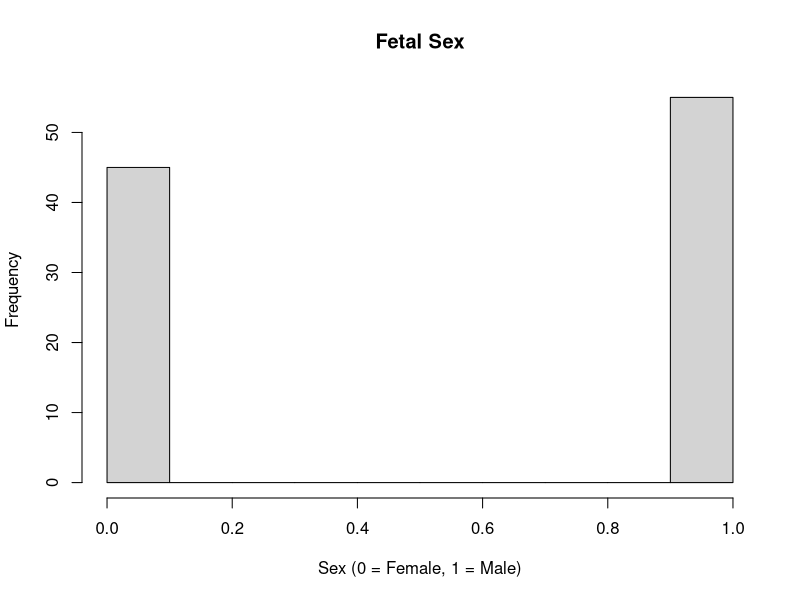
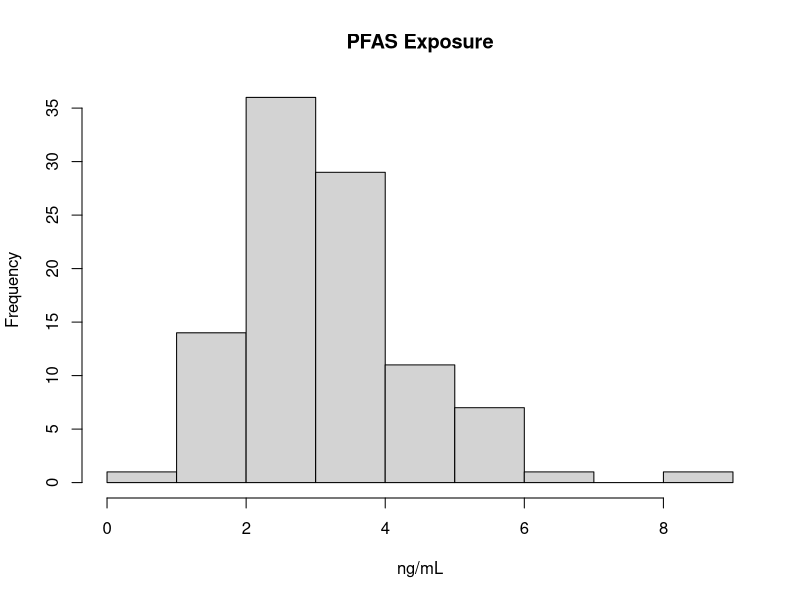
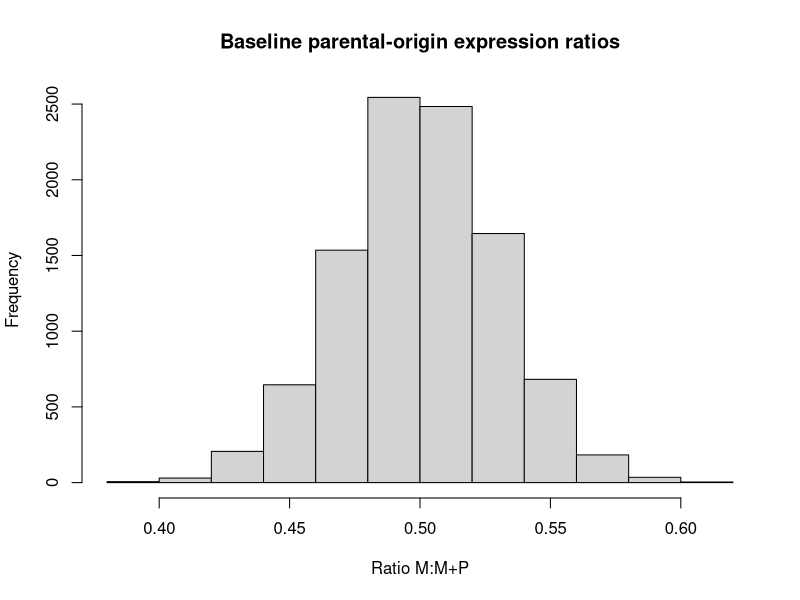
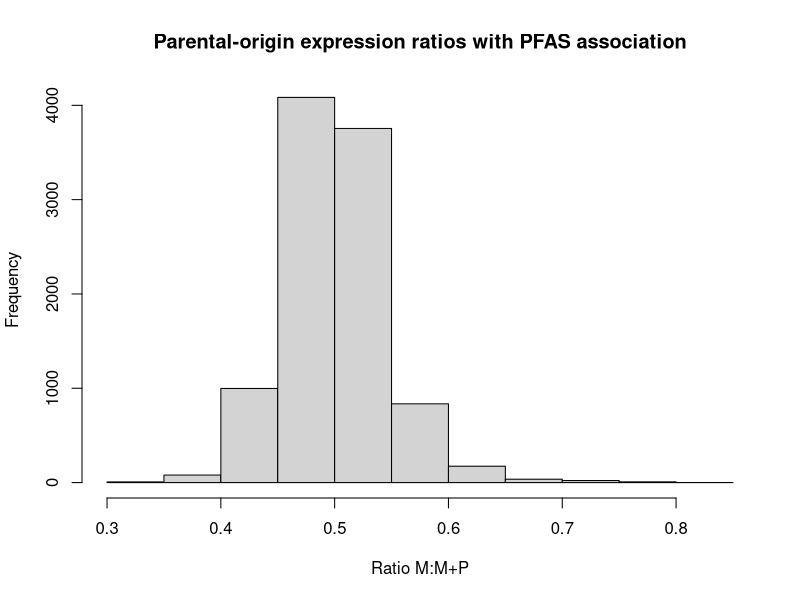
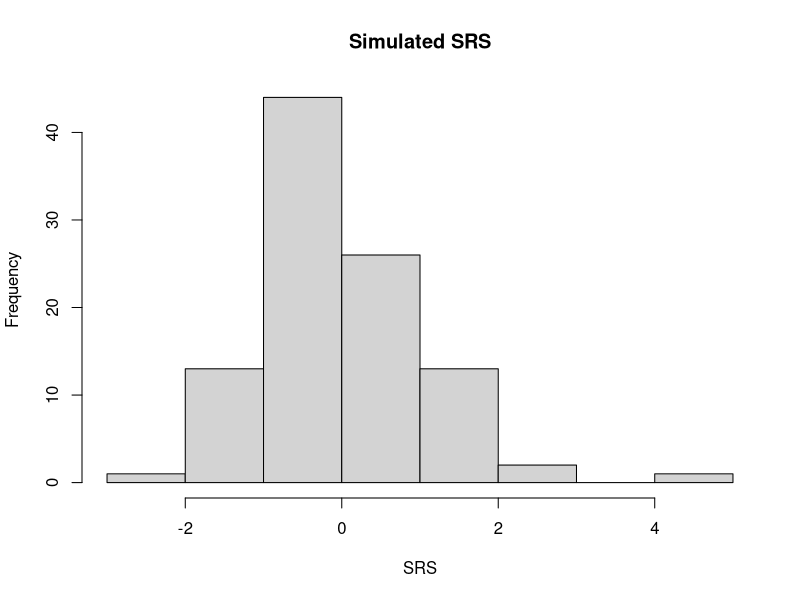
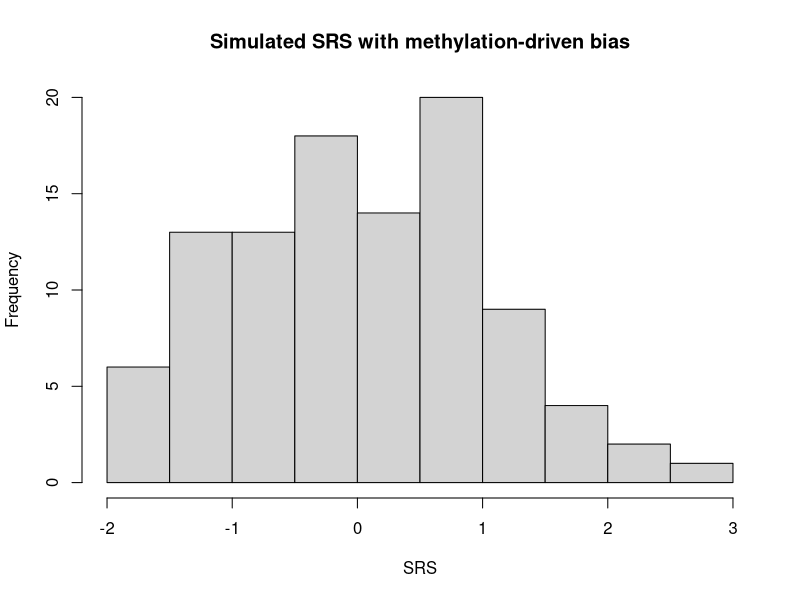
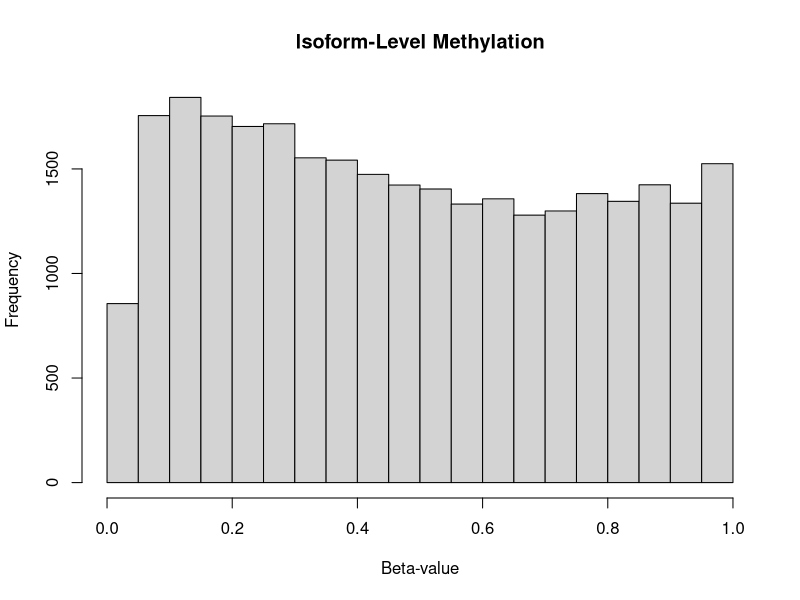

The R script that drew these images, in order: (Note: this script raises an error after producing the figures.)
## ---- chunk 1
knitr::opts_chunk$set(echo = TRUE, warning = FALSE)
## ---- chunk 2
library(dplyr)
library(tidyr)
library(lavaan)
library(boot)
library(ggplot2)
library(knitr)
## ---- chunk 3
set.seed(42)
n_samples <- 100
n_isoforms <- 100
## ---- chunk 4
# Fetal sex (0 = female, 1 = male)
fetal_sex <- rbinom(n_samples, size = 1, prob = 0.5)
hist(fetal_sex, main = "Fetal Sex", xlab = "Sex (0 = Female, 1 = Male)")

# Maternal PFAS exposure (ng/mL, log-normal)
PFAS <- rlnorm(n_samples, meanlog = log(3), sdlog = 0.4)
hist(PFAS, main = "PFAS Exposure", xlab = "ng/mL")

# Latent confounder U, correlated with PFAS
U <- rnorm(n_samples, mean = scale(PFAS), sd = 1)
## ---- chunk 5
n_cpg_per_isoform <- sample(1:5, size = n_isoforms, replace = TRUE)
maternal_meth_list <- lapply(n_cpg_per_isoform, function(n_cpg) {
  matrix(
    plogis(matrix(rnorm(n_samples * n_cpg, mean = rep(U, each = n_cpg), sd = 1), nrow = n_samples)),
    nrow = n_samples
  )
})
## ---- chunk 6
# Start with baseline biallelic expression + noise (maternal expression ratio)
expr_ratios <- matrix(rnorm(n_samples * n_isoforms, mean = 0.5, sd = 0.03), nrow = n_samples)
hist(expr_ratios, main = "Baseline parental-origin expression ratios", xlab = "Ratio M:M+P")

# Define 50% of isoforms as true mediators
mediated_isoforms <- sample(1:n_isoforms, size = n_isoforms * 0.5)

# PFAS influences imprinting in these isoforms
for (i in mediated_isoforms) {
  expr_ratios[, i] <- expr_ratios[, i] + scale(PFAS) * rnorm(1, mean = 0.05, sd = 0.01)
}
hist(expr_ratios, main = "Parental-origin expression ratios with PFAS association", xlab = "Ratio M:M+P")
## ---- chunk 7
# Create SRS score from expression of mediated isoforms + confounder + noise
SRS_contrib <- rowSums(scale(expr_ratios[, mediated_isoforms]) %*%
                         matrix(rnorm(length(mediated_isoforms), mean = 2, sd = 0.5), ncol = 1))
SRS <- scale(SRS_contrib + scale(U) * 0.5 + rnorm(n_samples, 0, 1))
hist(SRS, main = "Simulated SRS", xlab = "SRS")
## ---- chunk 8
# Select 50% of mediated isoforms to be confounded by methylation
confounded_idx <- sample(mediated_isoforms, size = length(mediated_isoforms) * 0.5)
confounding_contrib <- rep(0, n_samples)

for (i in confounded_idx) {
  meth_mean <- rowMeans(maternal_meth_list[[i]])
  expr_ratios[, i] <- expr_ratios[, i] + scale(meth_mean) * rnorm(1, mean = 0.2, sd = 0.05)
  confounding_contrib <- confounding_contrib + scale(meth_mean) * rnorm(1, mean = 1.5, sd = 0.3)
}

# Inject confounding into SRS
SRS <- scale(SRS + confounding_contrib)
hist(SRS, main = "Simulated SRS with methylation-driven bias", xlab = "SRS")
## ---- chunk 9
expr_df <- as.data.frame(expr_ratios)
colnames(expr_df) <- paste0("isoform_", 1:n_isoforms)

metadata_df <- data.frame(
  sample = 1:n_samples,
  SRS = SRS,
  PFAS = PFAS,
  fetal_sex = fetal_sex
)

meth_long <- do.call(rbind, lapply(1:n_isoforms, function(i) {
  meth_mat <- maternal_meth_list[[i]]
  n_cpg <- ncol(meth_mat)
  data.frame(
    sample = rep(1:n_samples, times = n_cpg),
    isoform = paste0("isoform_", i),
    cpg = rep(1:n_cpg, each = n_samples),
    meth = as.vector(meth_mat)
  )
}))

hist(meth_long$meth, main = "Isoform-Level Methylation", xlab = "Beta-value")
## ---- chunk 10
iso <- "isoform_27"
df <- cbind(metadata_df, expr = expr_df[[iso]])

meth_avg <- meth_long %>%
  filter(isoform == iso) %>%
  group_by(sample) %>%
  summarise(m_meth = mean(meth), .groups = "drop")

df <- merge(df, meth_avg, by = "sample")

model <- '
  expr ~ a1*PFAS + a2*fetal_sex + a3*PFAS:fetal_sex
  SRS ~ b1*expr + b2*fetal_sex + b3*expr:fetal_sex + c*PFAS
  ind_female := a1 * b1
  ind_male := (a1 + a3) * (b1 + b3)
  dir := c
  total_female := dir + ind_female
  total_male := dir + ind_male
'

fit <- sem(model, data = df, se = "bootstrap", bootstrap = 100)
summary(fit, standardized = TRUE, fit.measures = TRUE)
## ---- chunk 11
coca_model <- lm(m_meth ~ PFAS + SRS, data = df)
beta_A <- coef(coca_model)["PFAS"]
beta_Y <- coef(coca_model)["SRS"]
psi_coca <- -beta_A / beta_Y
cat("COCA-calibrated PFAS effect estimate:", round(psi_coca, 4), "\n")

coca_fn <- function(data, indices) {
  d <- data[indices, ]
  fit <- lm(m_meth ~ PFAS + SRS, data = d)
  -coef(fit)["PFAS"] / coef(fit)["SRS"]
}

boot_out <- boot(df, coca_fn, R = 100)
boot.ci(boot_out, type = "perc")
## ---- chunk 12
bridge_model <- lm(m_meth ~ expr + SRS, data = df)
df$Z_hat <- predict(bridge_model)

df$Y_adj <- df$SRS - (df$Z_hat - mean(df$Z_hat))

pgc_model <- lm(Y_adj ~ PFAS + fetal_sex, data = df)
summary(pgc_model)

pgc_fn <- function(data, indices) {
  d <- data[indices, ]
  bridge <- lm(m_meth ~ expr + SRS, data = d)
  Z_hat <- predict(bridge)
  Y_adj <- d$SRS - (Z_hat - mean(Z_hat))
  pgc_fit <- lm(Y_adj ~ PFAS + fetal_sex, data = cbind(d, Y_adj))
  return(coef(pgc_fit)["PFAS"])
}

boot_out <- boot(df, pgc_fn, R = 100)
boot.ci(boot_out, type = "perc")
## ---- chunk 13
results_list <- vector("list", length = n_isoforms)
names(results_list) <- paste0("isoform_", 1:n_isoforms)

n_boot <- 10

for (i in 1:n_isoforms) {
  iso_name <- paste0("isoform_", i)
  
  df <- cbind(metadata_df, expr = expr_df[[iso_name]])
  meth_avg <- meth_long %>%
    filter(isoform == iso_name) %>%
    group_by(sample) %>%
    summarise(m_meth = mean(meth), .groups = "drop")
  df <- merge(df, meth_avg, by = "sample")

  model <- '
    expr ~ a1*PFAS + a2*fetal_sex + a3*PFAS:fetal_sex
    SRS ~ b1*expr + b2*fetal_sex + b3*expr:fetal_sex + c*PFAS
    ind_female := a1 * b1
    ind_male := (a1 + a3) * (b1 + b3)
    dir := c
    total_female := dir + ind_female
    total_male := dir + ind_male
  '
  
  lavaan_fit <- tryCatch({
    sem(model, data = df, se = "bootstrap", bootstrap = n_boot)
  }, error = function(e) NULL)

  coca_model <- lm(m_meth ~ PFAS + SRS, data = df)
  beta_A <- coef(coca_model)["PFAS"]
  beta_Y <- coef(coca_model)["SRS"]
  psi_coca <- -beta_A / beta_Y

  coca_fn <- function(data, indices) {
    d <- data[indices, ]
    fit <- lm(m_meth ~ PFAS + SRS, data = d)
    -coef(fit)["PFAS"] / coef(fit)["SRS"]
  }
  coca_boot <- boot(df, coca_fn, R = n_boot)
  coca_ci <- tryCatch(boot.ci(coca_boot, type = "perc"), error = function(e) NULL)

  bridge_model <- lm(m_meth ~ expr + SRS, data = df)
  df$Z_hat <- predict(bridge_model)
  df$Y_adj <- df$SRS - (df$Z_hat - mean(df$Z_hat))

  pgc_model <- lm(Y_adj ~ PFAS + fetal_sex, data = df)

  pgc_fn <- function(data, indices) {
    d <- data[indices, ]
    bridge <- lm(m_meth ~ expr + SRS, data = d)
    Z_hat <- predict(bridge)
    Y_adj <- d$SRS - (Z_hat - mean(Z_hat))
    pgc_fit <- lm(Y_adj ~ PFAS + fetal_sex, data = cbind(d, Y_adj))
    return(coef(pgc_fit)["PFAS"])
  }
  pgc_boot <- boot(df, pgc_fn, R = n_boot)
  pgc_ci <- tryCatch(boot.ci(pgc_boot, type = "perc"), error = function(e) NULL)

  results_list[[i]] <- list(
    lavaan_fit = lavaan_fit,
    COCA = list(
      estimate = psi_coca,
      boot = coca_boot,
      ci = coca_ci
    ),
    PGC = list(
      model = pgc_model,
      boot = pgc_boot,
      ci = pgc_ci
    )
  )
}
## ---- chunk 14
# Extract SEM p-values
sem_pval_df <- data.frame(
  isoform = character(),
  path = character(),
  pval = numeric(),
  stringsAsFactors = FALSE
)

iso_names <- names(results_list)

# Initialize results data.frames
sem_pval_df <- data.frame()
coca_df <- data.frame()
pgc_df <- data.frame()

for (i in seq_along(results_list)) {
  iso <- iso_names[i]
  res <- results_list[[i]]

  # SEM path p-values
  fit <- res$lavaan_fit
  if (!is.null(fit)) {
    pe <- tryCatch(parameterEstimates(fit), error = function(e) NULL)
    if (!is.null(pe)) {
      selected_paths <- pe %>%
        filter(label %in% c("a1", "a3", "b1", "b3", "c",
                            "ind_female", "ind_male", "total_female", "total_male")) %>%
        select(label, pvalue)
      if (nrow(selected_paths) > 0) {
        sem_pval_df <- bind_rows(sem_pval_df,
                                 data.frame(
                                   isoform = iso,
                                   path = selected_paths$label,
                                   pval = selected_paths$pvalue
                                 ))
      }
    }
  }

  # COCA results
  coca_est <- res$COCA$estimate
  coca_ci <- res$COCA$ci
  if (!is.null(coca_est) && !is.null(coca_ci)) {
    ci <- coca_ci$percent[4:5]
    se <- (ci[2] - ci[1]) / (2 * 1.96)
    coca_pval <- 2 * pnorm(-abs(coca_est / se))
    signif <- !any(sign(ci) == c(-1, 1))
    coca_df <- bind_rows(coca_df, data.frame(
      isoform = iso,
      estimate = coca_est,
      ci_lower = ci[1],
      ci_upper = ci[2],
      pvalue = coca_pval,
      significant = signif
    ))
  }

  # PGC results
  pgc_model <- tryCatch(res$PGC$model, error = function(e) NULL)
  pgc_boot <- tryCatch(res$PGC$boot, error = function(e) NULL)

  if (!is.null(pgc_model) && !is.null(pgc_boot)) {
    pgc_est <- coef(pgc_model)["PFAS"]
    boot_estimates <- pgc_boot$t
    if (!is.null(boot_estimates) && length(boot_estimates) > 1) {
      ci_bounds <- quantile(boot_estimates, probs = c(0.025, 0.975), na.rm = TRUE)
      ci_lower <- ci_bounds[1]
      ci_upper <- ci_bounds[2]
      se <- sd(boot_estimates, na.rm = TRUE)
      pgc_pval <- 2 * pnorm(-abs(pgc_est / se))
      signif <- !(ci_lower < 0 & ci_upper > 0)

      pgc_df <- bind_rows(pgc_df, data.frame(
        isoform = iso,
        estimate = pgc_est,
        ci_lower = ci_lower,
        ci_upper = ci_upper,
        pvalue = pgc_pval,
        significant = signif
      ))
    }
  }
}
## ---- chunk 15
ggplot(sem_pval_df, aes(x = pval)) +
  geom_histogram(binwidth = 0.025, fill = "#4682B4", color = "black") +
  facet_wrap(~ path, scales = "free_y") +
  theme_minimal() +
  labs(title = "SEM Path p-values Across Isoforms",
       x = "p-value", y = "Frequency")
## ---- chunk 16
sem_table <- data.frame(
  Path = c("a1", "a3", "b1", "b3", "c", "ind_male", "ind_female", "total_male", "total_female"),
  Pattern = c(
    "Strong left skew",
    "Uniform / flat",
    "Strong left skew",
    "Uniform",
    "Strong left skew (many significant)",
    "Uniform to right-skewed",
    "U-shaped with weak left skew",
    "Strong left skew",
    "Strong left skew"
  ),
  Interpretation = c(
    "PFAS is robustly associated with imprinting disruption across many isoforms.",
    "No consistent fetal sex interaction on PFAS-to-expression path.",
    "Imprinting disruption is significantly associated with SRS in many isoforms.",
    "No consistent interaction effect between sex and expression on SRS.",
    "PFAS has a strong total effect on SRS in many isoforms, suggesting true mediation.",
    "Some male-specific mediation is detectable, but effects are diffuse.",
    "Female-specific mediation appears inconsistent or absent.",
    "Many isoforms show strong total PFAS -> SRS effects in males.",
    "Many isoforms show strong total PFAS -> SRS effects in females."
  )
)

kable(sem_table, caption = "Interpretation of SEM Path p-value Distributions")
## ---- chunk 17
coca_pvals <- coca_df %>% mutate(Method = "COCA") %>% rename(pval = pvalue)
pgc_pvals <- pgc_df %>% mutate(Method = "PGC") %>% rename(pval = pvalue)

pval_df <- bind_rows(coca_pvals, pgc_pvals)

ggplot(pval_df, aes(x = pval)) +
  geom_histogram(bins = 40, fill = "steelblue", color = "black") +
  facet_wrap(~ Method, scales = "free_y") +
  theme_minimal() +
  labs(title = "Raw p-values for COCA and PGC Tests",
       x = "p-value", y = "Number of Isoforms")
## ---- chunk 18
sig_df <- bind_rows(
  coca_df %>% select(isoform, significant) %>% mutate(Method = "COCA"),
  pgc_df %>% select(isoform, significant) %>% mutate(Method = "PGC")
) %>%
  mutate(Significance = ifelse(significant, "Significant", "Not Significant"))

ggplot(sig_df, aes(x = Method, fill = Significance)) +
  geom_bar(position = "dodge", color = "black") +
  scale_fill_manual(values = c("gray70", "forestgreen")) +
  theme_minimal() +
  labs(title = "CI-Based Significance of COCA and PGC Effects",
       x = "Method", y = "Number of Isoforms", fill = "Significance")
## ---- chunk 19
coca_pgc_table <- data.frame(
  Method = c("COCA", "PGC"),
  PValue_Pattern = c(
    "Left-skewed with wide tail; suggestive but inconclusive",
    "Strong left skew (majority of p-values near 0)"
  ),
  CI_Significance = c(
    "0 isoforms significant (0%)",
    "97 isoforms significant (97%)"
  ),
  Interpretation = c(
    "COCA shows potential calibration but fails to cross significance thresholds, consistent with known instability in complex confounding settings where its assumptions may be violated.",
    "PGC detects nearly all true mediating isoforms, likely due to ideal proxy completeness in simulation. This aligns with literature noting PGC’s strong performance under idealized conditions but potential for failure when real confounders are incompletely captured."
  )
)

kable(coca_pgc_table, caption = "Summary of COCA and PGC Results for Isoform-Level Mediation")
## ---- chunk 20
# Example for one isoform
iso_idx <- 27
meth_proxy <- rowMeans(maternal_meth_list[[iso_idx]])

# Include sex main effect and interaction with expression
model <- lm(SRS ~ PFAS + expr_ratios[, iso_idx] * fetal_sex + meth_proxy)

summary(model)
## ---- chunk 21
# Initialize results table for moderated direct adjustment
adjusted_lm_results <- data.frame(
  isoform = 1:n_isoforms,
  coef_expr = NA,
  p_expr = NA,
  coef_interaction = NA,
  p_interaction = NA,
  sig_ci_expr = NA,
  sig_ci_interaction = NA
)

for (i in 1:n_isoforms) {
  meth_proxy <- rowMeans(maternal_meth_list[[i]])
  
  # Fit interaction model
  fit <- lm(SRS ~ PFAS + expr_ratios[, i] * fetal_sex + meth_proxy)
  confint_fit <- confint(fit)
  coef_names <- names(coef(fit))
  
  # Extract coefficient and p-value for expr
  expr_term <- paste0("expr_ratios[, i]")
  int_term  <- paste0("expr_ratios[, i]:fetal_sex")
  
  if (expr_term %in% coef_names) {
    idx <- which(coef_names == expr_term)
    adjusted_lm_results$coef_expr[i] <- coef(fit)[idx]
    adjusted_lm_results$p_expr[i] <- summary(fit)$coefficients[idx, "Pr(>|t|)"]
    adjusted_lm_results$sig_ci_expr[i] <- !(0 >= confint_fit[idx, 1] & 0 <= confint_fit[idx, 2])
  }
  
  if (int_term %in% coef_names) {
    idx_int <- which(coef_names == int_term)
    adjusted_lm_results$coef_interaction[i] <- coef(fit)[idx_int]
    adjusted_lm_results$p_interaction[i] <- summary(fit)$coefficients[idx_int, "Pr(>|t|)"]
    adjusted_lm_results$sig_ci_interaction[i] <- !(0 >= confint_fit[idx_int, 1] & 0 <= confint_fit[idx_int, 2])
  }
}

# Plot: p-values for interaction terms
hist(adjusted_lm_results$p_interaction, breaks = 30,
     main = "Direct Adjustment: p-values for expr × sex → SRS",
     xlab = "p-value", col = "darkorange")

# Barplot: number of significant interaction effects
barplot(height = c(sum(adjusted_lm_results$sig_ci_interaction, na.rm = TRUE),
                   sum(!adjusted_lm_results$sig_ci_interaction, na.rm = TRUE)),
        names.arg = c("Significant", "Not Significant"),
        col = c("forestgreen", "gray70"),
        main = "Direct Adjustment: CI-Based Significance for Interaction",
        ylab = "Number of Isoforms")

direct_adj_table <- data.frame(
  Method = "Direct Adjustment (Huang, 2021)",
  PValue_Pattern = "Uniform (no enrichment near 0)",
  CI_Significance = "Few isoforms significant",
  Interpretation = "Adjusting directly for methylation removes most expression–SRS signal, suggesting either methylation absorbs the effect (overadjustment), or residual confounding remains. Consistent with Huang (2021), this approach is conservative but stable under real-data-like assumptions."
)

kable(direct_adj_table, caption = "Summary of Direct Adjustment Results (Huang, 2021 Approach)")
